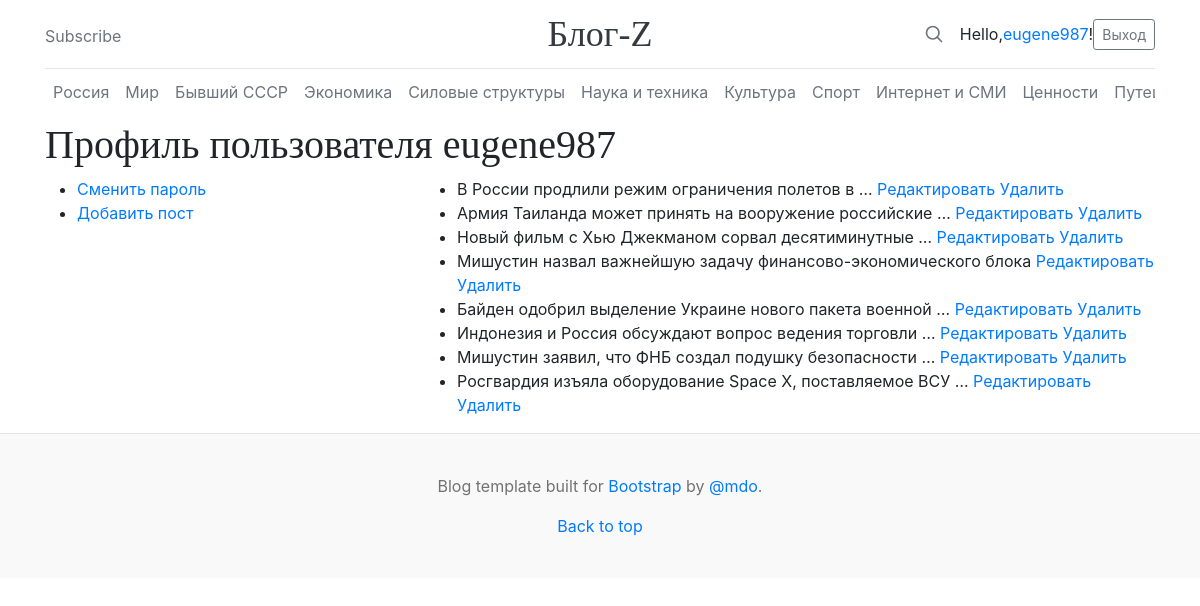
Page /accounts/profile/ (signed in) on the earlier database version.
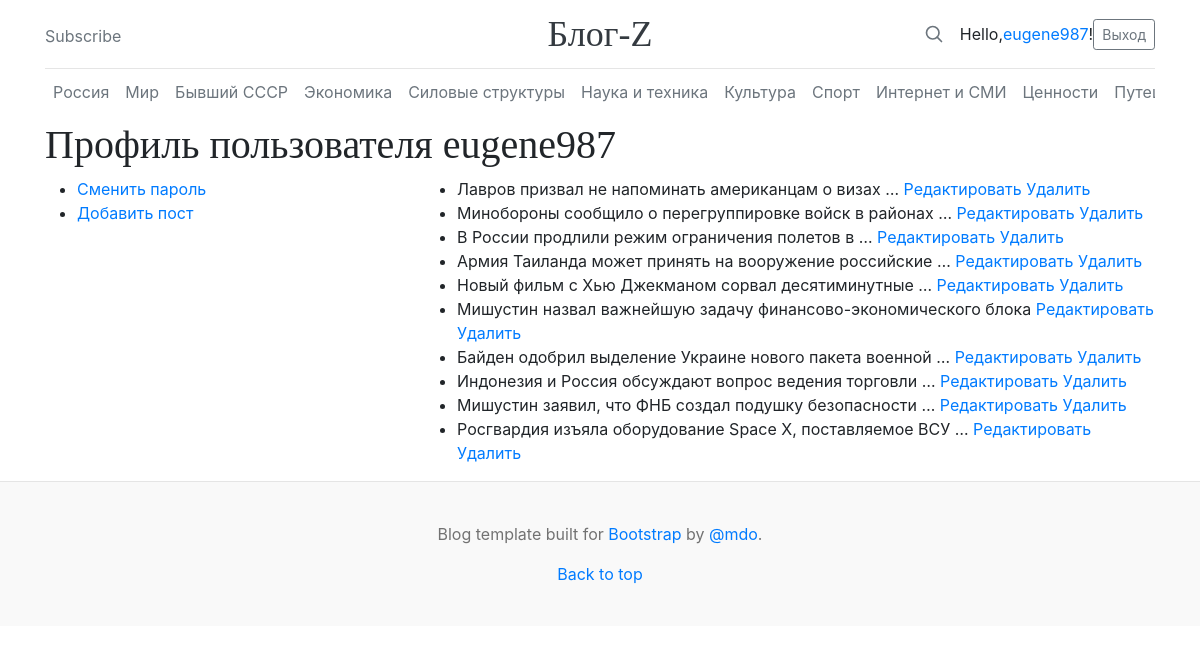
Same page on the later database version.
### blog/models.py (models this page shows, shortened)
class Post(models.Model):
    RUSSIA = '1'
    WORLD = '2'
    EX_USSR = '3'
    ECONOMY = '4'
    FORCE_STRUCTURES = '5'
    SCIENCE_AND_TECHNOLOGY = '6'
    CULTURE = '7'
    SPORT = '8'
    INTERNET_AND_MASS_MEDIA = '9'
    VALUES = '10'
    TRAVELS = '11'
    FROM_THE_LIFE = '12'
    CATEGORY = (
        (None, 'Выберите категорию'),
        (RUSSIA, 'Россия'),
        (WORLD, 'Мир'),
        (EX_USSR, 'Бывший СССР'),
        (ECONOMY, 'Экономика'),
        (FORCE_STRUCTURES, 'Силовые структуры'),
        (SCIENCE_AND_TECHNOLOGY, 'Наука и техника'),
        (CULTURE, 'Культура'),
        (SPORT, 'Спорт'),
        (INTERNET_AND_MASS_MEDIA, 'Интернет и СМИ'),
        (VALUES, 'Ценности'),
        (TRAVELS, 'Путешествия'),
        (FROM_THE_LIFE, 'Из жизни')
    )
    title = models.CharField(verbose_name='Название статьи', max_length=100)
    content = models.TextField(verbose_name='Содержание статьи')
    image = models.ImageField(
        verbose_name='Фото',
        upload_to='%Y/%m/%d/',
        blank=True
    )
    publication_date = models.DateTimeField(
        verbose_name='Дата публикации',
        default=timezone.now
    )
    owner = models.ForeignKey(User, on_delete=models.CASCADE, verbose_name='Автор')
    category = models.CharField(
        max_length=2,
        choices=CATEGORY
    )
    class Meta:
        ordering = ['-publication_date']

### blog/views.py (the view)
# urls.py: path('accounts/profile/', login_required(ProfileView.as_view()), name='profile'),
class ProfileView(ListView):
    model = Post
    template_name = 'registration/profile.html'
    def get_queryset(self):
        qs = super().get_queryset()
        user_id = User.objects.get(username=self.request.user.username)
        return qs.filter(owner=user_id)

### blog/templates/registration/profile.html
{% extends 'blog/base.html' %}
{% block content %}
<h1>Профиль пользователя {{ user.username }}</h1>
<div class="row">
    <div class="col-md-4">
        <ul>
            <li><a href="{% url 'blog:password_change' %}">Сменить пароль</a></li>
            <li><a href="{% url 'blog:post_add' %}">Добавить пост</a></li>
        </ul>
    </div>
    <div class="col-md-8">
        <ul>
            {% for post in object_list %}
                <li>
                    {{ post.title | truncatewords:7 }}
                    <a href="{% url 'blog:post_edit' post.id %}">Редактировать</a>
                    <a href="{% url 'blog:post_remove' post.id %}">Удалить</a>
                </li>
            {% endfor %}
        </ul>
    </div>
</div>
{% endblock content %}

Differences in the rows shown:
added Post: title "Лавров призвал не напоминать американцам о визах …"
added Post: title "Минобороны сообщило о перегруппировке войск в районах …"
